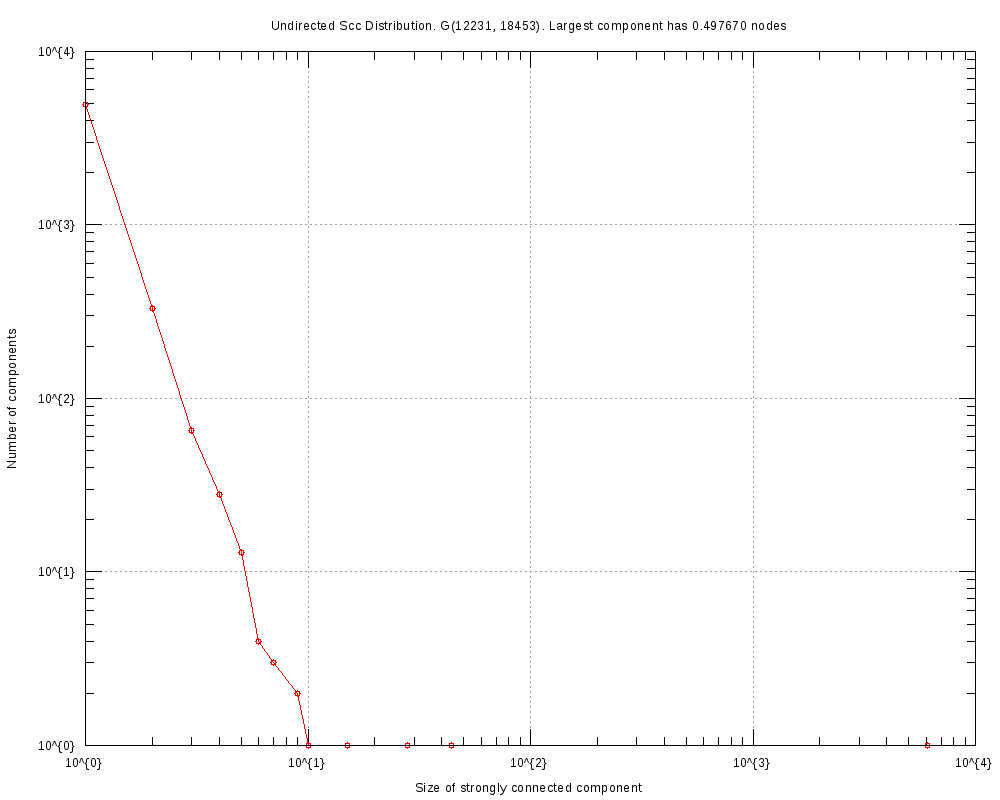

Recreate this plot in gnuplot.
#
# Undirected Scc Distribution. G(12231, 18453). Largest component has 0.497670 nodes (Mon Sep  9 04:46:13 2019)
#

set title "Undirected Scc Distribution. G(12231, 18453). Largest component has 0.497670 nodes"
set key bottom right
set logscale xy 10
set format x "10^{%L}"
set mxtics 10
set format y "10^{%L}"
set mytics 10
set grid
set xlabel "Size of strongly connected component"
set ylabel "Number of components"
set tics scale 2
set terminal png font arial 10 size 1000,800
set output 'scc.email-Enron-subgraph.png'
plot 	"scc.email-Enron-subgraph.tab" using 1:2 title "" with linespoints pt 6
